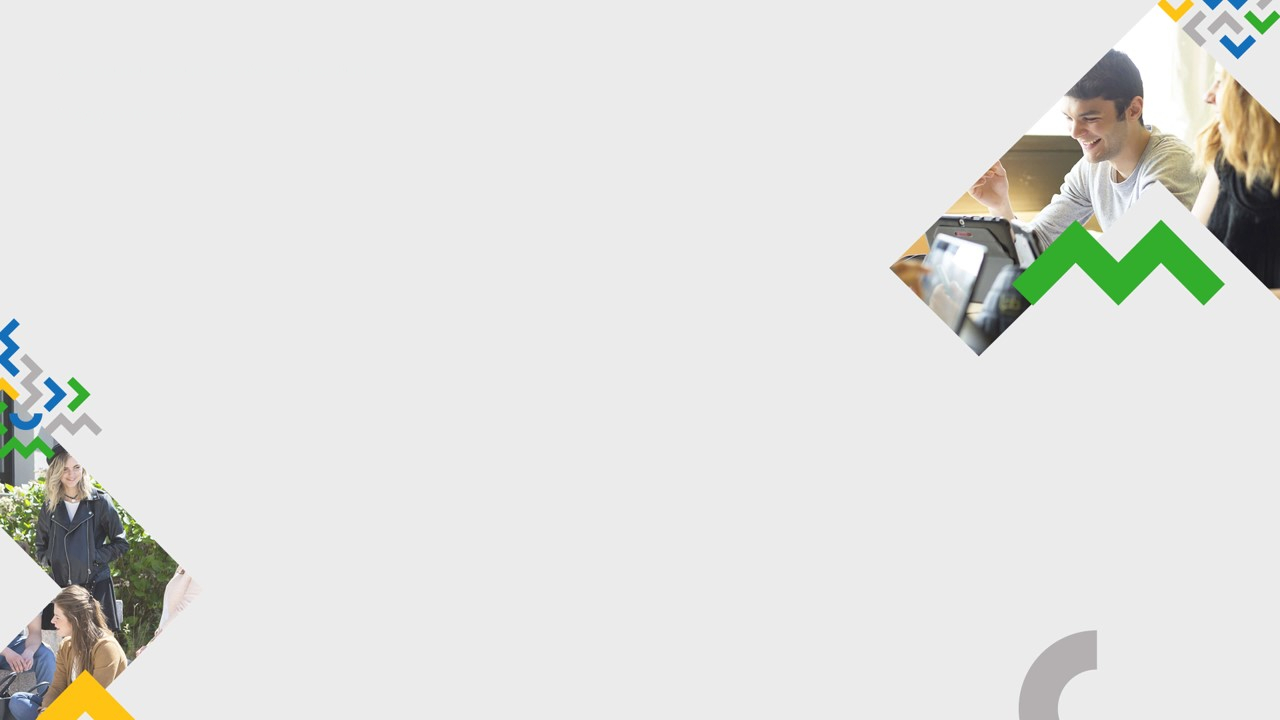
#> input picture resources/08_LaSalleStegano_art.jpg, 1280 x 720 px, found by its file name
$ python change_pix.py
#> lines starting #> are read from the running program, lines starting #| are printed output that depends on the picture
"""
Author : françois foyer
course : BSI 2021_2022

objectifs :

    - structurer un programme en packages / modules / fonctions
    - utiliser des packages existants : manipulation d'images numériques
    - créer des fonctions, utiliser des paramètres, retourner des valeurs

"""
from PIL import Image


def load(original_name):
    """
    Load the picture and store the pixels in a list
    :param original_name: input image name
    :return: the pixels in a list
    """
#> called with original_name = './resources/08_LaSalleStegano_art.jpg'
    pixel_list = []
    # ouverture du fichier image
    pic_in = Image.open(original_name)
#> pic_in is the input picture: PIL image 1280x720 RGB; mean R, G, B 224.4, 225, 222.1
    for x in range(0, pic_in.width):
        for y in range(0, pic_in.height):
            pixel = pic_in.getpixel((x, y))
            pixel_list.append(pixel)
#> after the loop, pixel_list = 921600 items
    return pixel_list, pic_in.width,  pic_in.height


def export(pixel_list, width, height, new_name):
    """
    create a picture and store a pixel list in this picture
    :param pixel_list: pixels to write to the new picture
    :param width: width of the output picture
    :param height: height of the output picture
    :param new_name: filename of the generated picture
    :return: something to print
    """
    pic_out = Image.new("RGB", (width, height), (0, 0, 0))
    for num_column in range(0, len(pixel_list) // height):
        start = num_column * height
        stop = start + height
        column = pixel_list[start: stop]
        for num_line in range(len(column)):
            pic_out.putpixel((num_column, num_line), tuple(column[num_line]))
    pic_out.save(new_name)
    return f"{new_name} exported successfully."


# [19 lines left out: function transform_gray_scale, not called in this run]


def transform_black(pixel_list, width, height, new_name):
    """
    transform to black
    :param pixel_list: original image pixels list
    :param width: width of the output picture
    :param height: height of the output picture
    :param new_name: filename of the generated picture
    :return: something to print
    """
    new_pixels_list = []
    for original_pixel in pixel_list:
        r = original_pixel[0]
        g = original_pixel[1]
        b = original_pixel[2]
        new_pix = (0, 0, 0)
        if r > g:
            new_pix = (255, g, b)
        elif b > r:
            new_pix = (r, g, 255)
        elif g > r:
            new_pix = (r, 255, b)
        new_pixels_list.append(new_pix)
    message = export(new_pixels_list, width, height, new_name)
    return message


def transform_yellow(pixel_list, width, height, new_name):
    """
    transform to yellow
    :param pixel_list: original image pixels list
    :param width: width of the output picture
    :param height: height of the output picture
    :param new_name: filename of the generated picture
    :return: something to print
    """
    new_pixels_list = []
    for original_pixel in pixel_list:
        r = original_pixel[0]
        g = original_pixel[1]
        b = original_pixel[2]
        new_pix = (0, 0, 0)
        if r > g:
            new_pix = (0, g, b)
        elif b > r:
            new_pix = (r, g, 0)
        elif g > r:
            new_pix = (r, 0, b)
        new_pixels_list.append(new_pix)
    message = export(new_pixels_list, width, height, new_name)
    return message


def transform_green(pixel_list, width, height, new_name):
    """
    transform to green
    :param pixel_list: original image pixels list
    :param width: width of the output picture
    :param height: height of the output picture
    :param new_name: filename of the generated picture
    :return: something to print
    """
    new_pixels_list = []
    for original_pixel in pixel_list:
        r = original_pixel[0]
        g = original_pixel[1]
        b = original_pixel[2]
        new_pix = (0, 0, 0)
        if r < g:
            new_pix = (0, 255, 0)
        elif b < r:
            new_pix = (0, 255, 0)
        elif g < r:
            new_pix = (0, 255, 0)
        new_pixels_list.append(new_pix)
    message = export(new_pixels_list, width, height, new_name)
    return message


def transform_multicolor(pixel_list, width, height, new_name):
    """
    transform to multicolor
    :param pixel_list: original image pixels list
    :param width: width of the output picture
    :param height: height of the output picture
    :param new_name: filename of the generated picture
    :return: something to print
    """
    new_pixels_list = []
    for original_pixel in pixel_list:
        r = original_pixel[0]
        g = original_pixel[1]
        b = original_pixel[2]
        new_pix = (255, 255, 255)
        if r > g:
            new_pix = (255, 0, 0)
        elif b > r:
            new_pix = (0, 255, 0)
        elif g > r:
            new_pix = (0, 0, 255)
        new_pixels_list.append(new_pix)
    message = export(new_pixels_list, width, height, new_name)
    return message


def transform_blue(pixel_list, width, height, new_name):
    """
    transform to blue
    :param pixel_list: original image pixels list
    :param width: width of the output picture
    :param height: height of the output picture
    :param new_name: filename of the generated picture
    :return: something to print
    """
    new_pixels_list = []
    for original_pixel in pixel_list:
        r = original_pixel[0]
        g = original_pixel[1]
        b = original_pixel[2]
        new_pix = (255, 255, 255)
        if r > g:
            new_pix = (0, 0, 255)
        elif b > r:
            new_pix = (0, 255, 0)
        elif g > r:
            new_pix = (255, 0, 0)
        new_pixels_list.append(new_pix)
    message = export(new_pixels_list, width, height, new_name)
    return message


# [27 lines left out: function transform_gray_except_one_channel, not called in this run]


if __name__ == "__main__":
    # chargement de l'image
    real_pixels_list, width, height = load(
        './resources/08_LaSalleStegano_art.jpg')
#> real_pixels_list = 921600 items; width = 1280; height = 720

    # # copie de l'image
    # print(export(real_pixels_list, width, height, 'copie.png'))

    # # niveau de gris
    # print(transform_gray_scale(real_pixels_list, width, height, 'gris.png'))

    print(transform_black(real_pixels_list, width,
          height, './resources/black.png'))
#> the loop in transform_black, `for original_pixel in pixel_list:` made 921600 passes
#> (r, g, b, new_pix) on passes 1 to 12: (235, 235, 235, (0, 0, 0)), (235, 235, 235, (0, 0, 0)), (235, 235, 235, (0, 0, 0)), (235, 235, 235, (0, 0, 0)), (235, 235, 235, (0, 0, 0)), (235, 235, 235, (0, 0, 0)), (235, 235, 235, (0, 0, 0)), (235, 235, 235, (0, 0, 0)), (235, 235, 235, (0, 0, 0)), (235, 235, 235, (0, 0, 0)), (235, 235, 235, (0, 0, 0)), (235, 235, 235, (0, 0, 0))
#> (r, g, b) on pass 331: (216, 249, 255)
#> after the loop in transform_black, `for original_pixel in pixel_list:`: new_pixels_list = 921600 items
#> in export, `pic_out = Image.new("RGB", (width, height), (0, 0, 0))`: pic_out: PIL image 1280x720 RGB; every value is 0
#> the loop in export, `for num_column in range(0, len(pixel_list) // height):` made 1280 passes
#> (start, stop) on passes 1 to 3: (0, 720), (720, 1440), (1440, 2160)
#| ./resources/black.png exported successfully.
    print(transform_yellow(real_pixels_list, width,
          height, './resources/yellow.png'))
#> call 2 of export, with width = 1280, height = 720, new_name = './resources/yellow.png'
#> after the loop in export (call 2), `for num_column in range(0, len(pixel_list) // height):`:
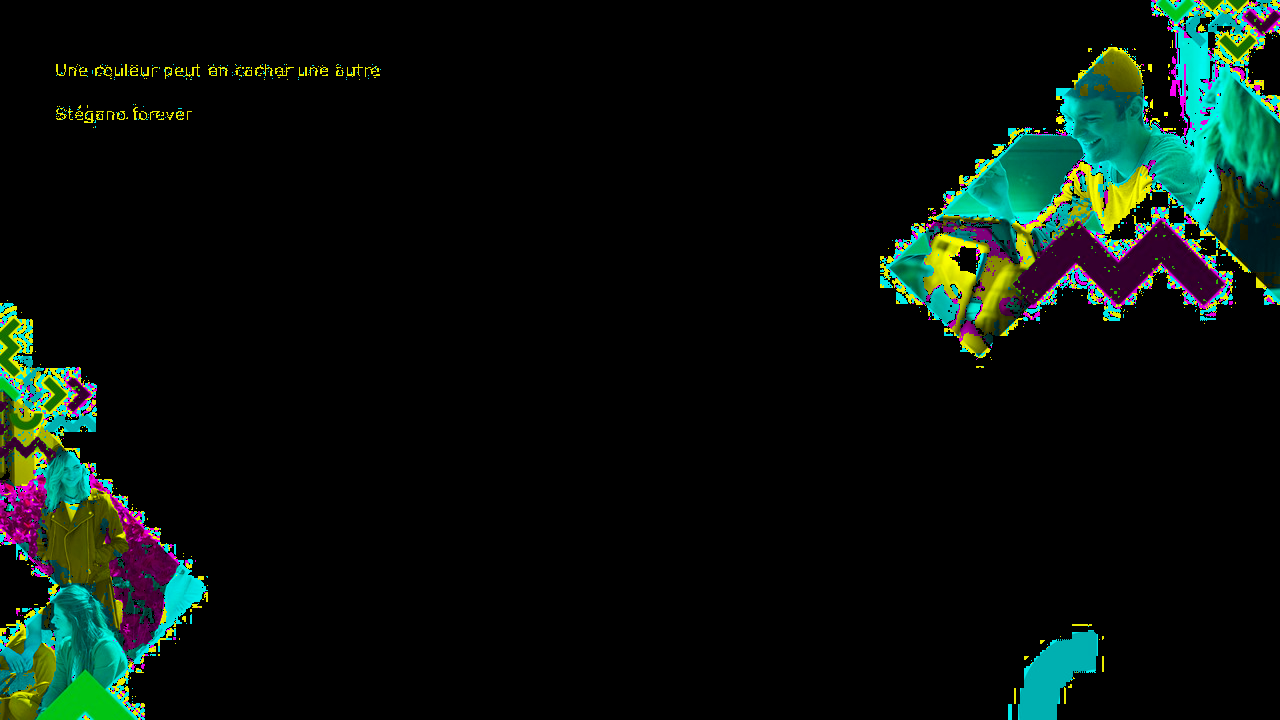
#> pic_out: PIL image 1280x720 RGB; mean R, G, B 8.6, 18.1, 12.9
#| ./resources/yellow.png exported successfully.
    print(transform_green(real_pixels_list, width,
          height, './resources/green.png'))
#> call 3 of export, with width = 1280, height = 720, new_name = './resources/green.png'
#> after the loop in export (call 3), `for num_column in range(0, len(pixel_list) // height):`:
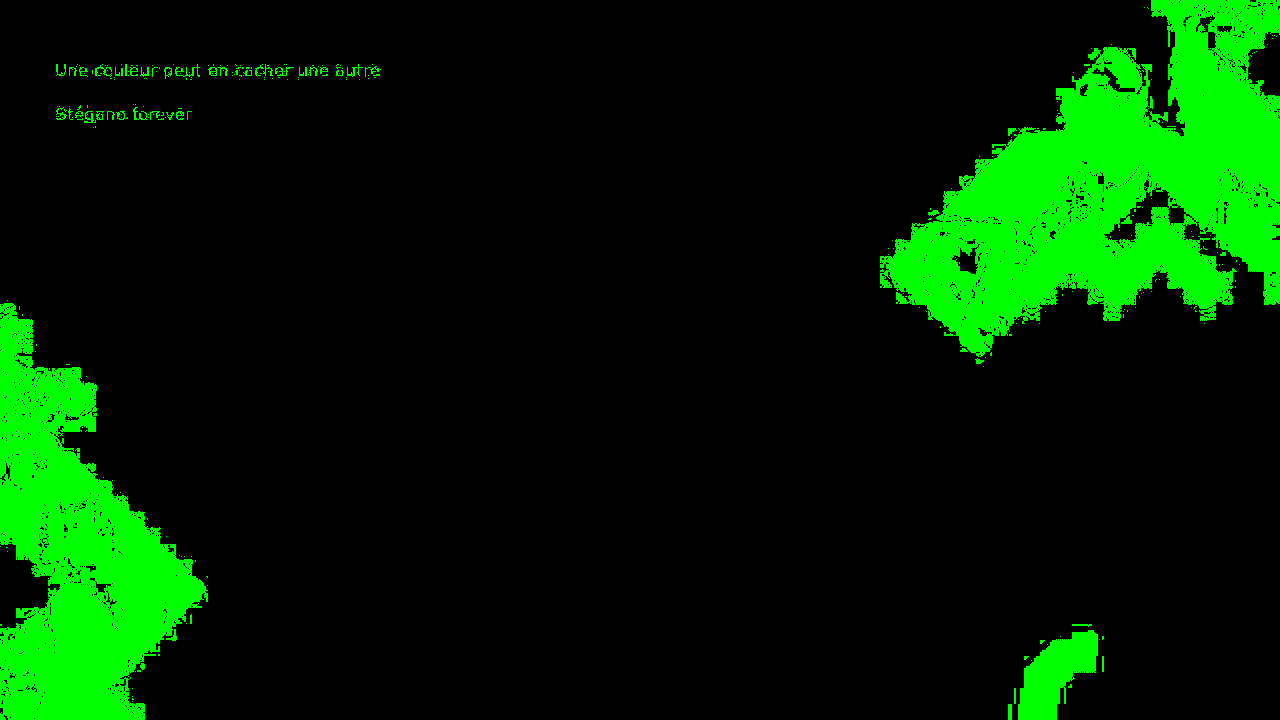
#> pic_out: PIL image 1280x720 RGB; mean R, G, B 0, 34.7, 0
#| ./resources/green.png exported successfully.
    print(transform_multicolor(real_pixels_list, width,
          height, './resources/multicolor.png'))
#> call 4 of export, with width = 1280, height = 720, new_name = './resources/multicolor.png'
#> after the loop in export (call 4), `for num_column in range(0, len(pixel_list) // height):`:
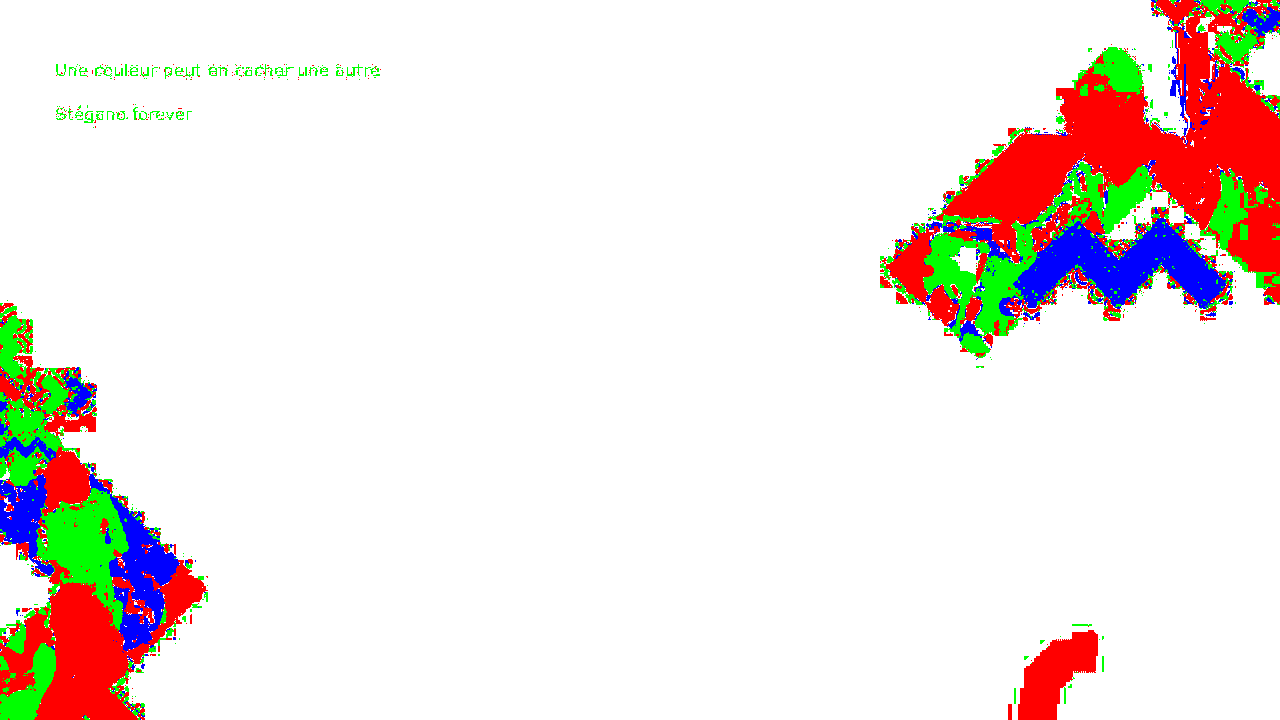
#> pic_out: PIL image 1280x720 RGB; mean R, G, B 238.8, 230.1, 226.5
#| ./resources/multicolor.png exported successfully.
    print(transform_blue(real_pixels_list, width, height, './resources/blue.png'))
#> after the loop in export (call 5), `for num_column in range(0, len(pixel_list) // height):`:
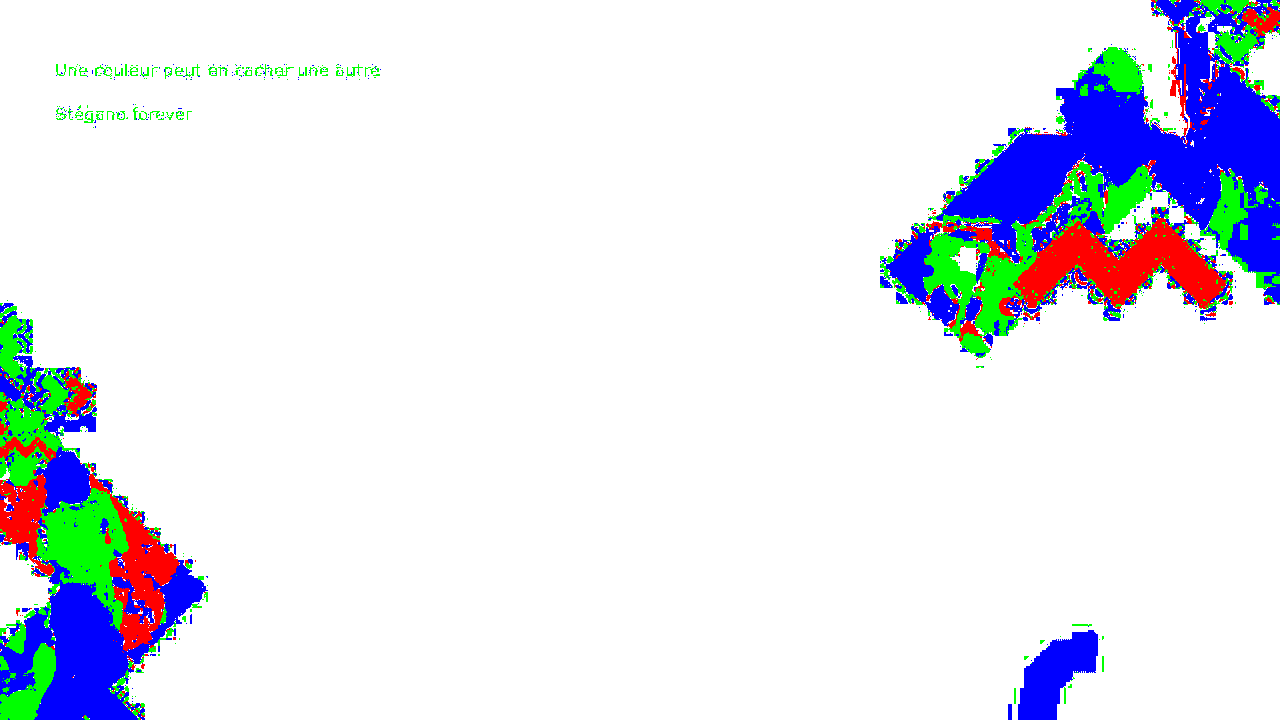
#> pic_out: PIL image 1280x720 RGB; mean R, G, B 226.5, 230.1, 238.8
#| ./resources/blue.png exported successfully.

    # # niveau de gris partiels
    # print(transform_gray_except_one_channel(
    #     real_pixels_list, width, height, 'gris-r.png', "r"))
    # print(transform_gray_except_one_channel(
    #     real_pixels_list, width, height, 'gris-g.png', "g"))
    # print(transform_gray_except_one_channel(
    #     real_pixels_list, width, height, 'gris-b.png', "b"))
